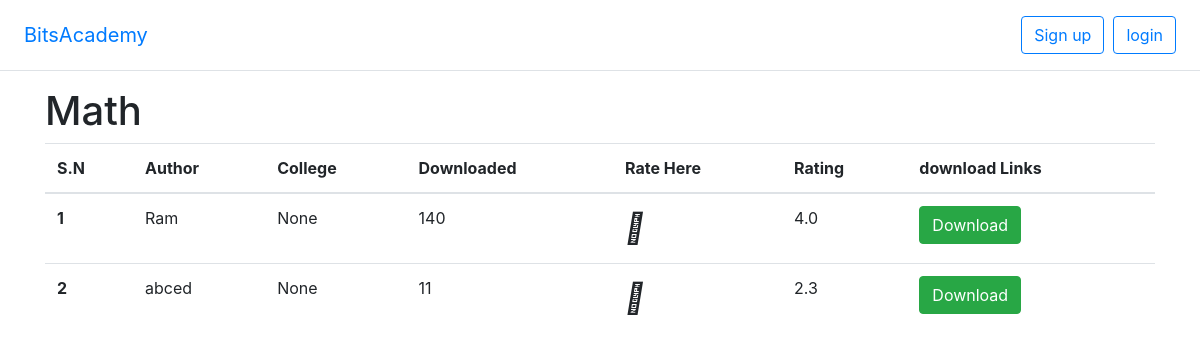
The app's page /note/2/list, older data.
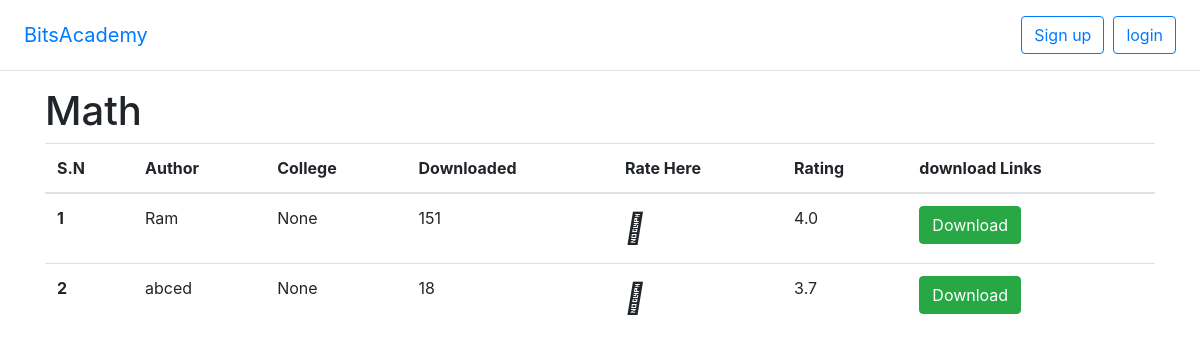
The same page, newer data.
### course/models.py (models this page shows, shortened)
class Note(models.Model):
    subject = models.ForeignKey(Subject, on_delete=models.PROTECT)
    author = models.CharField(max_length=200)
    college = models.CharField(max_length=200, null=True, blank=True)
    note_upload = models.FileField(upload_to='Note/')
    download = models.PositiveIntegerField(default=0)
    created = models.DateTimeField(auto_now_add=True)
    updated = models.DateTimeField(auto_now=True)
    created_by = models.ForeignKey(User, null=True, blank=True, related_name='note_creaded_by', on_delete=models.SET(0))
    updated_by = models.ForeignKey(User, null=True, blank=True, related_name='note_updated_by', on_delete=models.SET(0))
    @property
    def avg_rating(self):
        return round(self.rating_set.aggregate(Avg('count'))['count__avg'], 1)
    def __str__(self):
        return 'Subject: {} Author: {}'.format(self.subject.name, self.author)

### course/views.py (the view)
# urls.py: path('note/<int:pk>/list', NotelistView.as_view(), name="note-list"),
class NotelistView(DetailView):
    model = Subject
    template_name = 'note_list.html'
    extra_context = {'subject_name': 'Math'}
    pk_url_kwarg = 'pk'
    def get_context_data(self, **kwargs):
        context = super().get_context_data()
        context['notes'] = self.get_object().note_set.all()
        print(context['notes'])
        return context

### course/templates/note_list.html (shortened to what this page needs)
{% extends 'base.html' %}
{% block container %}
<link rel="stylesheet" href="https://maxcdn.bootstrapcdn.com/font-awesome/4.4.0/css/font-awesome.min.css">
<h1> {{ subject_name }}</h1>
{% if notes %}
        <table class="table table-hover">
                      <thead>
                        <tr>
                          <th scope="col">S.N</th>
                          <th scope="col">Author</th>
                          <th scope="col">College</th>
                          <th scope="col"> Downloaded </th>
                          <th scope="col"> Rate Here </th>
                          <th scope="col"> Rating </th>
                          <th scope="col"> download Links </th>
                        </tr>
                      </thead>
                      <tbody>
                        {% for note in notes %}
                        <tr>
                          <th scope="row">{{ forloop.counter }}</th>
                          <td>{{ note.author }}</td>
                          <td>{{ note.college }}</td>
                          <td class="download-{{ note.pk }}">{{ note.download }}</td>
                          <td class="">
                            <div class="icon-wrapper">
                              <span class="icon"><i class="fal fa-thumbs-up" obj_pk="{{ note.pk }}"></i>
                              </span>
                            </div>
                          </td>
                          <td class="rating-{{ note.pk }}"> {{ note.avg_rating }}</td>
                          <td><a href="{{note.note_upload.url}}" download><button type="button" class="btn btn-success" obj_pk="{{ note.pk }}">Download</button></a></td>
                        </tr>
                        {% endfor %}
                      </tbody>
                    </table>
                    {% endif %}
{% endblock container %}

### course/templates/base.html (shortened to what this page needs)
<!DOCTYPE html>
{% load staticfiles %}
<html lang="en">
<head>
<link rel="stylesheet" href="https://stackpath.bootstrapcdn.com/bootstrap/4.1.0/css/bootstrap.min.css">
</head>
<body>
{% include 'navbar.html' %}
<div class="container">
  {% block container %}
  {% endblock container %}
</div>
</body>
</html>

### course/templates/navbar.html (shortened to what this page needs)
<div class="d-flex flex-column flex-md-row align-items-center p-3 px-md-4 mb-3 bg-white border-bottom box-shadow">
      <h5 class="my-0 mr-md-auto font-weight-normal"><a href="{% url 'home' %}">BitsAcademy</a></h5>
      {% if request.user.is_authenticated %}
      <a class="btn btn-outline-primary" href="{% url 'logout' %}">Logout</a>
      {% else %}
      <a class="btn btn-outline-primary" href="{% url 'signup' %}">Sign up</a>
      <a class="btn btn-outline-primary" href="{% url 'login' %}">login</a>
      {% endif %}
</div>

### course/templates/note_list.html (style rules this page uses)
.icon-wrapper, .icon-wrapper-2 { font-size: 30px; text-align: center; position: relative; cursor: pointer; display: inline-block; }

Row changes from the older to the newer data that the page shows:
changed Note "Ram": download "140" → "151"
changed Note "abced": download "11" → "18"; avg_rating "2.3" → "3.7"
